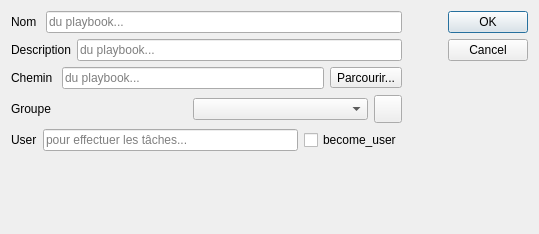
<?xml version="1.0" encoding="UTF-8"?>
<ui version="4.0">
 <class>newPlaybookForm</class>
 <widget class="QDialog" name="newPlaybookForm">
  <property name="geometry">
   <rect>
    <x>0</x>
    <y>0</y>
    <width>539</width>
    <height>234</height>
   </rect>
  </property>
  <property name="windowTitle">
   <string>Dialog</string>
  </property>
  <layout class="QVBoxLayout" name="verticalLayout">
   <item>
    <layout class="QHBoxLayout" name="horizontalLayout">
     <item>
      <layout class="QVBoxLayout" name="verticalLayout_2">
       <item>
        <layout class="QHBoxLayout" name="horizontalLayout_2">
         <item>
          <widget class="QLabel" name="label">
           <property name="text">
            <string>Nom </string>
           </property>
          </widget>
         </item>
         <item>
          <widget class="QLineEdit" name="playbookNameField">
           <property name="placeholderText">
            <string>du playbook...</string>
           </property>
          </widget>
         </item>
        </layout>
       </item>
       <item>
        <layout class="QHBoxLayout" name="horizontalLayout_6">
         <item>
          <widget class="QLabel" name="label_5">
           <property name="text">
            <string>Description</string>
           </property>
          </widget>
         </item>
         <item>
          <widget class="QLineEdit" name="playbookDescriptionField">
           <property name="placeholderText">
            <string>du playbook...</string>
           </property>
          </widget>
         </item>
        </layout>
       </item>
       <item>
        <layout class="QHBoxLayout" name="horizontalLayout_3">
         <item>
          <widget class="QLabel" name="label_2">
           <property name="text">
            <string>Chemin </string>
           </property>
          </widget>
         </item>
         <item>
          <widget class="QLineEdit" name="playbookPathField">
           <property name="placeholderText">
            <string>du playbook...</string>
           </property>
          </widget>
         </item>
         <item>
          <widget class="QToolButton" name="selectPathButton">
           <property name="text">
            <string>Parcourir...</string>
           </property>
          </widget>
         </item>
        </layout>
       </item>
       <item>
        <layout class="QHBoxLayout" name="horizontalLayout_4">
         <item>
          <widget class="QLabel" name="label_3">
           <property name="text">
            <string>Groupe </string>
           </property>
          </widget>
         </item>
         <item>
          <widget class="QComboBox" name="groupeOfHostField"/>
         </item>
         <item>
          <widget class="QPushButton" name="addNewHostGroup">
           <property name="minimumSize">
            <size>
             <width>28</width>
             <height>28</height>
            </size>
           </property>
           <property name="maximumSize">
            <size>
             <width>28</width>
             <height>28</height>
            </size>
           </property>
           <property name="text">
            <string/>
           </property>
           <property name="icon">
            <iconset resource="ressources.qrc">
             <normaloff>:/icons/ressources/plus-square-solid.svg</normaloff>:/icons/ressources/plus-square-solid.svg</iconset>
           </property>
          </widget>
         </item>
        </layout>
       </item>
       <item>
        <layout class="QHBoxLayout" name="horizontalLayout_5">
         <item>
          <widget class="QLabel" name="label_4">
           <property name="text">
            <string>User</string>
           </property>
          </widget>
         </item>
         <item>
          <widget class="QLineEdit" name="userField">
           <property name="placeholderText">
            <string>pour effectuer les tâches...</string>
           </property>
          </widget>
         </item>
         <item>
          <widget class="QCheckBox" name="becomeUserCheckBox">
           <property name="text">
            <string>become_user</string>
           </property>
          </widget>
         </item>
        </layout>
       </item>
       <item>
        <spacer name="verticalSpacer">
         <property name="orientation">
          <enum>Qt::Vertical</enum>
         </property>
         <property name="sizeHint" stdset="0">
          <size>
           <width>20</width>
           <height>40</height>
          </size>
         </property>
        </spacer>
       </item>
      </layout>
     </item>
     <item>
      <spacer name="horizontalSpacer">
       <property name="orientation">
        <enum>Qt::Horizontal</enum>
       </property>
       <property name="sizeType">
        <enum>QSizePolicy::Fixed</enum>
       </property>
       <property name="sizeHint" stdset="0">
        <size>
         <width>40</width>
         <height>20</height>
        </size>
       </property>
      </spacer>
     </item>
     <item>
      <widget class="QDialogButtonBox" name="buttonBox">
       <property name="orientation">
        <enum>Qt::Vertical</enum>
       </property>
       <property name="standardButtons">
        <set>QDialogButtonBox::Cancel|QDialogButtonBox::Ok</set>
       </property>
      </widget>
     </item>
    </layout>
   </item>
  </layout>
 </widget>
 <resources>
  <include location="ressources.qrc"/>
 </resources>
 <connections>
  <connection>
   <sender>buttonBox</sender>
   <signal>accepted()</signal>
   <receiver>newPlaybookForm</receiver>
   <slot>accept()</slot>
   <hints>
    <hint type="sourcelabel">
     <x>248</x>
     <y>254</y>
    </hint>
    <hint type="destinationlabel">
     <x>157</x>
     <y>274</y>
    </hint>
   </hints>
  </connection>
  <connection>
   <sender>buttonBox</sender>
   <signal>rejected()</signal>
   <receiver>newPlaybookForm</receiver>
   <slot>reject()</slot>
   <hints>
    <hint type="sourcelabel">
     <x>316</x>
     <y>260</y>
    </hint>
    <hint type="destinationlabel">
     <x>286</x>
     <y>274</y>
    </hint>
   </hints>
  </connection>
 </connections>
</ui>
